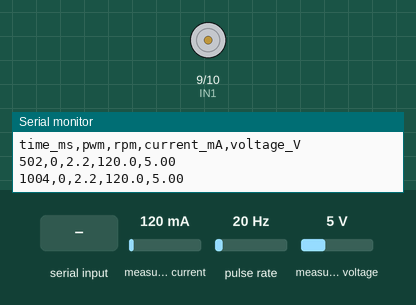
Simulated run of this sketch. Board: Arduino Uno, built with avr-gcc and run on an emulated ATmega328P. Parts: motor-driver pin pairs drawn as motors (green arrow = first pin HIGH = forward, orange = second pin HIGH = backward, longer = more drive), the last lines printed to the serial monitor. Wiring (inferred from the names in the program): pulse sensor: data pin 2. The test bench sets the inputs (shaded band); at power-on: measured current 120 mA, pulse rate 20 Hz, measured voltage 5 V.

Above: at 1.2 s.
1.3 s: "90,45\n" received over Serial
At 1.9 s:
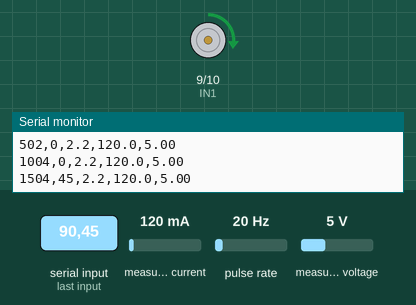
2.8 s: "30,150\n" received over Serial
At 3.1 s:
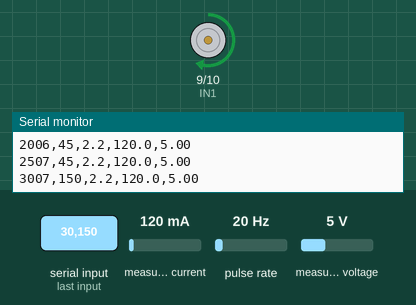
4.3 s: "200\n" received over Serial
At 5.4 s:
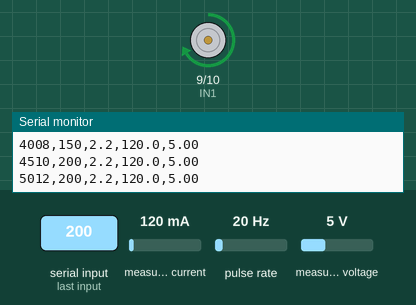
5.8 s: "90\n" received over Serial
At 6.5 s:
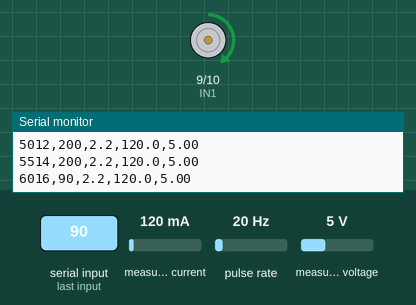
Timing chart, 0 to 8.3 s (numbered marks = the images above; inputs shaded):
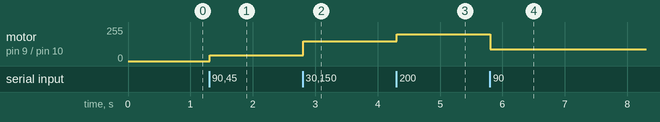

The sketch:

motor_controller.ino
```cpp
/*
  Phase 3 v2 - Motor Control + Encoder RPM + INA219 (averaged current/voltage)
  Custom PCB Motor Control & Validation Platform

  What changed from Phase 3:
    The motor is driven by PWM, so the current drawn from the supply is
    chopped on and off ~490 times per second. A single INA219 reading can
    land in either phase, which made the printed current jump around.
    This version takes as many readings as it can during each 500 ms
    window and prints their AVERAGE.

  Output (every 500 ms):  time_ms,pwm,rpm,current_mA,voltage_V
  Serial: 9600 baud. Type a speed from -255 to 255 (0 = stop).

  Requires: Adafruit_INA219 library

  Hardware:
    12V supply+ -> INA219 VIN+
    INA219 VIN- -> DRV8871 VM
    DRV8871 IN1 -> D9, IN2 -> D10
    Encoder A -> D2
    INA219 VCC -> 5V, GND -> GND, SDA -> A4, SCL -> A5
*/

#include <Wire.h>
#include <Adafruit_INA219.h>

Adafruit_INA219 ina219;

const int IN1 = 9;
const int IN2 = 10;
const int ENCODER_A = 2;

const long PULSES_PER_REV = 540;
const unsigned long RPM_INTERVAL_MS = 500;

volatile unsigned long pulseCount = 0;
unsigned long lastRpmCalcTime = 0;
int currentCommand = 0;

// Running sums for averaging the INA219 readings within one interval
float currentSum_mA = 0;
float voltageSum_V = 0;
unsigned long sampleCount = 0;

void setup() {
  Serial.begin(9600);
  pinMode(IN1, OUTPUT);
  pinMode(IN2, OUTPUT);
  pinMode(ENCODER_A, INPUT_PULLUP);

  attachInterrupt(digitalPinToInterrupt(ENCODER_A), onEncoderPulse, RISING);

  if (!ina219.begin()) {
    Serial.println("Failed to find INA219 chip - check wiring (SDA/SCL/VCC/GND)");
    while (1) { delay(10); }
  }
  Wire.setClock(400000);  // faster I2C = more samples per interval

  stopMotor();
  lastRpmCalcTime = millis();

  Serial.println("Motor controller ready (Phase 3 v2 - averaged sensing).");
  Serial.println("Enter a speed from -255 to 255 (0 = stop):");
  Serial.println("time_ms,pwm,rpm,current_mA,voltage_V");
}

void loop() {
  if (Serial.available() > 0) {
    int command = Serial.parseInt();
    while (Serial.available() > 0) {
      Serial.read();
    }
    currentCommand = constrain(command, -255, 255);
    setMotor(currentCommand);
  }

  // Take a reading every pass through loop() and add it to the running sum
  currentSum_mA += ina219.getCurrent_mA();
  voltageSum_V += ina219.getBusVoltage_V();
  sampleCount++;

  unsigned long now = millis();
  if (now - lastRpmCalcTime >= RPM_INTERVAL_MS) {
    noInterrupts();
    unsigned long counted = pulseCount;
    pulseCount = 0;
    interrupts();

    float elapsedSeconds = (now - lastRpmCalcTime) / 1000.0;
    float rpm = (counted / elapsedSeconds) / PULSES_PER_REV * 60.0;

    float current_mA = 0;
    float busVoltage = 0;
    if (sampleCount > 0) {
      current_mA = currentSum_mA / sampleCount;
      busVoltage = voltageSum_V / sampleCount;
    }

    Serial.print(now);
    Serial.print(",");
    Serial.print(currentCommand);
    Serial.print(",");
    Serial.print(rpm, 1);
    Serial.print(",");
    Serial.print(current_mA, 1);
    Serial.print(",");
    Serial.println(busVoltage, 2);

    currentSum_mA = 0;
    voltageSum_V = 0;
    sampleCount = 0;
    lastRpmCalcTime = now;
  }
}

void onEncoderPulse() {
  pulseCount++;
}

void setMotor(int speed) {
  if (speed > 0) {
    analogWrite(IN1, speed);
    analogWrite(IN2, 0);
  } else if (speed < 0) {
    analogWrite(IN1, 0);
    analogWrite(IN2, -speed);
  } else {
    stopMotor();
  }
}

void stopMotor() {
  analogWrite(IN1, 0);
  analogWrite(IN2, 0);
}
```

Measured:
- after the input at 1.3 s, motor on pin 9 (IN1) / pin 10 (IN2): stopped → forward 45/255 at once
- after the input at 2.8 s, motor on pin 9 (IN1) / pin 10 (IN2): forward 45/255 → forward 150/255 at once
- after the input at 4.3 s, motor on pin 9 (IN1) / pin 10 (IN2): forward 150/255 → forward 200/255 at once
- after the input at 5.8 s, motor on pin 9 (IN1) / pin 10 (IN2): forward 200/255 → forward 90/255 at once
